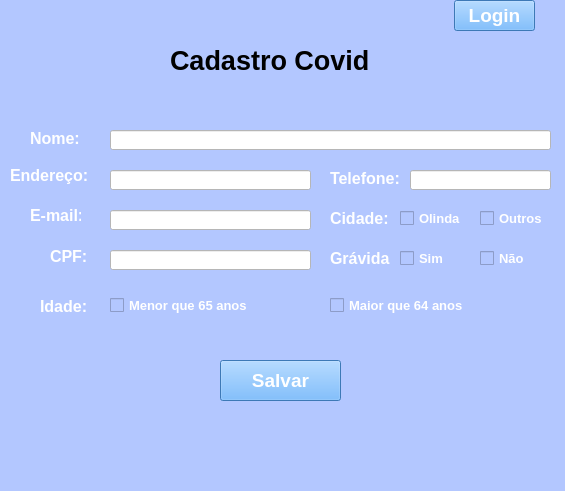
<?xml version="1.0" encoding="UTF-8"?>
<ui version="4.0">
 <class>MainWindow</class>
 <widget class="QMainWindow" name="MainWindow">
  <property name="geometry">
   <rect>
    <x>0</x>
    <y>0</y>
    <width>565</width>
    <height>491</height>
   </rect>
  </property>
  <property name="windowTitle">
   <string>MainWindow</string>
  </property>
  <property name="styleSheet">
   <string notr="true">
background-color: rgb(179, 199, 255);</string>
  </property>
  <widget class="QWidget" name="centralwidget">
   <widget class="QLabel" name="label">
    <property name="geometry">
     <rect>
      <x>170</x>
      <y>40</y>
      <width>211</width>
      <height>41</height>
     </rect>
    </property>
    <property name="font">
     <font>
      <pointsize>20</pointsize>
      <weight>75</weight>
      <bold>true</bold>
     </font>
    </property>
    <property name="styleSheet">
     <string notr="true">
background-color: rgb(179, 199, 255);
</string>
    </property>
    <property name="text">
     <string>Cadastro Covid</string>
    </property>
   </widget>
   <widget class="QLabel" name="label_2">
    <property name="geometry">
     <rect>
      <x>30</x>
      <y>130</y>
      <width>51</width>
      <height>16</height>
     </rect>
    </property>
    <property name="font">
     <font>
      <family>Arial</family>
      <pointsize>12</pointsize>
      <weight>75</weight>
      <bold>true</bold>
     </font>
    </property>
    <property name="styleSheet">
     <string notr="true">color: rgb(255, 255, 255);</string>
    </property>
    <property name="text">
     <string>Nome:</string>
    </property>
   </widget>
   <widget class="QLabel" name="label_3">
    <property name="geometry">
     <rect>
      <x>330</x>
      <y>210</y>
      <width>71</width>
      <height>16</height>
     </rect>
    </property>
    <property name="font">
     <font>
      <family>Arial</family>
      <pointsize>12</pointsize>
      <weight>75</weight>
      <bold>true</bold>
     </font>
    </property>
    <property name="styleSheet">
     <string notr="true">color: rgb(255, 255, 255);</string>
    </property>
    <property name="text">
     <string>Cidade:</string>
    </property>
   </widget>
   <widget class="QLabel" name="label_4">
    <property name="geometry">
     <rect>
      <x>50</x>
      <y>250</y>
      <width>47</width>
      <height>13</height>
     </rect>
    </property>
    <property name="font">
     <font>
      <family>Arial</family>
      <pointsize>12</pointsize>
      <weight>75</weight>
      <bold>true</bold>
     </font>
    </property>
    <property name="styleSheet">
     <string notr="true">color: rgb(255, 255, 255);</string>
    </property>
    <property name="text">
     <string>CPF:</string>
    </property>
   </widget>
   <widget class="QLineEdit" name="lineEdit">
    <property name="geometry">
     <rect>
      <x>110</x>
      <y>130</y>
      <width>441</width>
      <height>20</height>
     </rect>
    </property>
    <property name="styleSheet">
     <string notr="true">background-color: rgb(255, 255, 255);</string>
    </property>
   </widget>
   <widget class="QLineEdit" name="lineEdit_2">
    <property name="geometry">
     <rect>
      <x>110</x>
      <y>170</y>
      <width>201</width>
      <height>20</height>
     </rect>
    </property>
    <property name="whatsThis">
     <string>&lt;html&gt;&lt;head/&gt;&lt;body&gt;&lt;p&gt;&lt;br/&gt;&lt;/p&gt;&lt;/body&gt;&lt;/html&gt;</string>
    </property>
    <property name="styleSheet">
     <string notr="true">background-color: rgb(255, 255, 255);</string>
    </property>
   </widget>
   <widget class="QLineEdit" name="lineEdit_3">
    <property name="geometry">
     <rect>
      <x>110</x>
      <y>210</y>
      <width>201</width>
      <height>20</height>
     </rect>
    </property>
    <property name="styleSheet">
     <string notr="true">background-color: rgb(255, 255, 255);</string>
    </property>
    <property name="text">
     <string/>
    </property>
   </widget>
   <widget class="QLabel" name="label_5">
    <property name="geometry">
     <rect>
      <x>30</x>
      <y>200</y>
      <width>51</width>
      <height>31</height>
     </rect>
    </property>
    <property name="font">
     <font>
      <family>Arial</family>
      <pointsize>12</pointsize>
      <weight>75</weight>
      <bold>true</bold>
     </font>
    </property>
    <property name="styleSheet">
     <string notr="true">color: rgb(255, 255, 255);
background-color: rgb(179, 199, 255);</string>
    </property>
    <property name="text">
     <string>E-mail:</string>
    </property>
   </widget>
   <widget class="QPushButton" name="pushButton">
    <property name="geometry">
     <rect>
      <x>220</x>
      <y>360</y>
      <width>121</width>
      <height>41</height>
     </rect>
    </property>
    <property name="font">
     <font>
      <family>Arial</family>
      <pointsize>14</pointsize>
      <weight>75</weight>
      <italic>false</italic>
      <bold>true</bold>
     </font>
    </property>
    <property name="styleSheet">
     <string notr="true">border-color: rgb(255, 255, 255);
background-color: rgb(85, 170, 255);
color: rgb(255, 255, 255);</string>
    </property>
    <property name="text">
     <string>Salvar</string>
    </property>
   </widget>
   <widget class="QLabel" name="label_6">
    <property name="geometry">
     <rect>
      <x>330</x>
      <y>170</y>
      <width>81</width>
      <height>16</height>
     </rect>
    </property>
    <property name="font">
     <font>
      <family>Arial</family>
      <pointsize>12</pointsize>
      <weight>75</weight>
      <bold>true</bold>
     </font>
    </property>
    <property name="styleSheet">
     <string notr="true">color: rgb(255, 255, 255);</string>
    </property>
    <property name="text">
     <string>Telefone:</string>
    </property>
   </widget>
   <widget class="QLineEdit" name="lineEdit_4">
    <property name="geometry">
     <rect>
      <x>410</x>
      <y>170</y>
      <width>141</width>
      <height>20</height>
     </rect>
    </property>
    <property name="styleSheet">
     <string notr="true">background-color: rgb(255, 255, 255);</string>
    </property>
   </widget>
   <widget class="QLabel" name="label_7">
    <property name="geometry">
     <rect>
      <x>10</x>
      <y>160</y>
      <width>81</width>
      <height>31</height>
     </rect>
    </property>
    <property name="font">
     <font>
      <family>Arial</family>
      <pointsize>12</pointsize>
      <weight>75</weight>
      <bold>true</bold>
     </font>
    </property>
    <property name="styleSheet">
     <string notr="true">color: rgb(255, 255, 255);</string>
    </property>
    <property name="text">
     <string>Endereço:</string>
    </property>
   </widget>
   <widget class="QLineEdit" name="lineEdit_5">
    <property name="geometry">
     <rect>
      <x>110</x>
      <y>250</y>
      <width>201</width>
      <height>20</height>
     </rect>
    </property>
    <property name="styleSheet">
     <string notr="true">background-color: rgb(255, 255, 255);</string>
    </property>
   </widget>
   <widget class="QLabel" name="label_8">
    <property name="geometry">
     <rect>
      <x>330</x>
      <y>250</y>
      <width>61</width>
      <height>16</height>
     </rect>
    </property>
    <property name="font">
     <font>
      <family>Arial</family>
      <pointsize>12</pointsize>
      <weight>75</weight>
      <bold>true</bold>
     </font>
    </property>
    <property name="styleSheet">
     <string notr="true">color: rgb(255, 255, 255);</string>
    </property>
    <property name="text">
     <string>Grávida:</string>
    </property>
   </widget>
   <widget class="QLabel" name="label_9">
    <property name="geometry">
     <rect>
      <x>40</x>
      <y>300</y>
      <width>47</width>
      <height>13</height>
     </rect>
    </property>
    <property name="font">
     <font>
      <family>Arial</family>
      <pointsize>12</pointsize>
      <weight>75</weight>
      <bold>true</bold>
     </font>
    </property>
    <property name="styleSheet">
     <string notr="true">color: rgb(255, 255, 255);</string>
    </property>
    <property name="text">
     <string>Idade:</string>
    </property>
   </widget>
   <widget class="QCheckBox" name="checkBox">
    <property name="geometry">
     <rect>
      <x>400</x>
      <y>210</y>
      <width>70</width>
      <height>17</height>
     </rect>
    </property>
    <property name="font">
     <font>
      <family>Arial</family>
      <pointsize>10</pointsize>
      <weight>75</weight>
      <bold>true</bold>
     </font>
    </property>
    <property name="styleSheet">
     <string notr="true">color: rgb(255, 255, 255);</string>
    </property>
    <property name="text">
     <string>Olinda</string>
    </property>
   </widget>
   <widget class="QCheckBox" name="checkBox_2">
    <property name="geometry">
     <rect>
      <x>480</x>
      <y>210</y>
      <width>70</width>
      <height>17</height>
     </rect>
    </property>
    <property name="font">
     <font>
      <family>Arial</family>
      <pointsize>10</pointsize>
      <weight>75</weight>
      <bold>true</bold>
     </font>
    </property>
    <property name="styleSheet">
     <string notr="true">color: rgb(255, 255, 255);</string>
    </property>
    <property name="text">
     <string>Outros</string>
    </property>
   </widget>
   <widget class="QCheckBox" name="checkBox_3">
    <property name="geometry">
     <rect>
      <x>400</x>
      <y>250</y>
      <width>51</width>
      <height>17</height>
     </rect>
    </property>
    <property name="font">
     <font>
      <family>Arial</family>
      <pointsize>10</pointsize>
      <weight>75</weight>
      <bold>true</bold>
     </font>
    </property>
    <property name="styleSheet">
     <string notr="true">color: rgb(255, 255, 255);</string>
    </property>
    <property name="text">
     <string>Sim</string>
    </property>
   </widget>
   <widget class="QCheckBox" name="checkBox_4">
    <property name="geometry">
     <rect>
      <x>480</x>
      <y>250</y>
      <width>70</width>
      <height>17</height>
     </rect>
    </property>
    <property name="font">
     <font>
      <family>Arial</family>
      <pointsize>10</pointsize>
      <weight>75</weight>
      <bold>true</bold>
     </font>
    </property>
    <property name="styleSheet">
     <string notr="true">color: rgb(255, 255, 255);</string>
    </property>
    <property name="text">
     <string>Não</string>
    </property>
   </widget>
   <widget class="QCheckBox" name="checkBox_5">
    <property name="geometry">
     <rect>
      <x>110</x>
      <y>290</y>
      <width>201</width>
      <height>31</height>
     </rect>
    </property>
    <property name="font">
     <font>
      <family>Arial</family>
      <pointsize>10</pointsize>
      <weight>75</weight>
      <bold>true</bold>
     </font>
    </property>
    <property name="styleSheet">
     <string notr="true">color: rgb(255, 255, 255);</string>
    </property>
    <property name="text">
     <string>Menor que 65 anos</string>
    </property>
   </widget>
   <widget class="QCheckBox" name="checkBox_6">
    <property name="geometry">
     <rect>
      <x>330</x>
      <y>290</y>
      <width>211</width>
      <height>31</height>
     </rect>
    </property>
    <property name="font">
     <font>
      <family>Arial</family>
      <pointsize>10</pointsize>
      <weight>75</weight>
      <bold>true</bold>
     </font>
    </property>
    <property name="styleSheet">
     <string notr="true">color: rgb(255, 255, 255);</string>
    </property>
    <property name="text">
     <string>Maior que 64 anos</string>
    </property>
   </widget>
   <widget class="QPushButton" name="pushButton_2">
    <property name="geometry">
     <rect>
      <x>454</x>
      <y>0</y>
      <width>81</width>
      <height>31</height>
     </rect>
    </property>
    <property name="font">
     <font>
      <family>Arial</family>
      <pointsize>14</pointsize>
      <weight>75</weight>
      <bold>true</bold>
     </font>
    </property>
    <property name="styleSheet">
     <string notr="true">color: rgb(255, 255, 255);
background-color: rgb(85, 170, 255);</string>
    </property>
    <property name="text">
     <string>Login</string>
    </property>
   </widget>
  </widget>
  <widget class="QMenuBar" name="menubar">
   <property name="geometry">
    <rect>
     <x>0</x>
     <y>0</y>
     <width>565</width>
     <height>21</height>
    </rect>
   </property>
  </widget>
  <widget class="QStatusBar" name="statusbar"/>
 </widget>
 <resources/>
 <connections/>
</ui>
